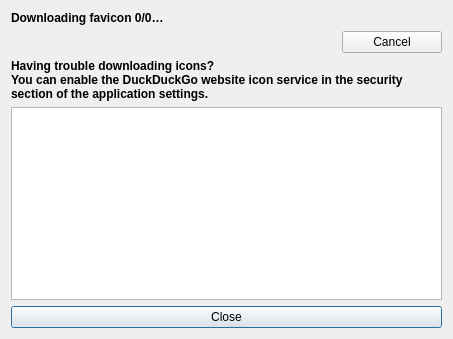
<?xml version="1.0" encoding="UTF-8"?>
<ui version="4.0">
 <class>IconDownloaderDialog</class>
 <widget class="QDialog" name="IconDownloaderDialog">
  <property name="geometry">
   <rect>
    <x>0</x>
    <y>0</y>
    <width>453</width>
    <height>339</height>
   </rect>
  </property>
  <property name="sizePolicy">
   <sizepolicy hsizetype="MinimumExpanding" vsizetype="MinimumExpanding">
    <horstretch>0</horstretch>
    <verstretch>0</verstretch>
   </sizepolicy>
  </property>
  <property name="windowTitle">
   <string>Download Favicons</string>
  </property>
  <layout class="QVBoxLayout" name="verticalLayout">
   <item>
    <widget class="QLabel" name="progressLabel">
     <property name="font">
      <font>
       <weight>75</weight>
       <bold>true</bold>
      </font>
     </property>
     <property name="text">
      <string notr="true">Downloading favicon 0/0…</string>
     </property>
    </widget>
   </item>
   <item>
    <layout class="QHBoxLayout" name="horizontalLayout">
     <property name="sizeConstraint">
      <enum>QLayout::SetDefaultConstraint</enum>
     </property>
     <item>
      <widget class="VaultProgressBar" name="progressBar">
       <property name="value">
        <number>0</number>
       </property>
      </widget>
     </item>
     <item>
      <widget class="VaultButton" name="cancelButton">
       <property name="sizePolicy">
        <sizepolicy hsizetype="MinimumExpanding" vsizetype="Preferred">
         <horstretch>0</horstretch>
         <verstretch>0</verstretch>
        </sizepolicy>
       </property>
       <property name="maximumSize">
        <size>
         <width>100</width>
         <height>16777215</height>
        </size>
       </property>
       <property name="text">
        <string>Cancel</string>
       </property>
      </widget>
     </item>
    </layout>
   </item>
   <item>
    <widget class="QLabel" name="fallbackLabel">
     <property name="font">
      <font>
       <weight>75</weight>
       <italic>false</italic>
       <bold>true</bold>
      </font>
     </property>
     <property name="text">
      <string>Having trouble downloading icons?
You can enable the DuckDuckGo website icon service in the security section of the application settings.</string>
     </property>
     <property name="scaledContents">
      <bool>false</bool>
     </property>
     <property name="alignment">
      <set>Qt::AlignLeading|Qt::AlignLeft|Qt::AlignTop</set>
     </property>
     <property name="wordWrap">
      <bool>true</bool>
     </property>
    </widget>
   </item>
   <item>
    <widget class="QTableView" name="tableView">
     <property name="verticalScrollBarPolicy">
      <enum>Qt::ScrollBarAsNeeded</enum>
     </property>
     <property name="horizontalScrollBarPolicy">
      <enum>Qt::ScrollBarAlwaysOff</enum>
     </property>
     <property name="sizeAdjustPolicy">
      <enum>QAbstractScrollArea::AdjustToContents</enum>
     </property>
     <property name="editTriggers">
      <set>QAbstractItemView::NoEditTriggers</set>
     </property>
     <property name="selectionMode">
      <enum>QAbstractItemView::NoSelection</enum>
     </property>
     <property name="selectionBehavior">
      <enum>QAbstractItemView::SelectRows</enum>
     </property>
     <property name="textElideMode">
      <enum>Qt::ElideNone</enum>
     </property>
     <property name="sortingEnabled">
      <bool>true</bool>
     </property>
     <property name="wordWrap">
      <bool>false</bool>
     </property>
     <attribute name="horizontalHeaderMinimumSectionSize">
      <number>20</number>
     </attribute>
     <attribute name="horizontalHeaderDefaultSectionSize">
      <number>20</number>
     </attribute>
     <attribute name="horizontalHeaderShowSortIndicator" stdset="0">
      <bool>true</bool>
     </attribute>
     <attribute name="horizontalHeaderStretchLastSection">
      <bool>true</bool>
     </attribute>
     <attribute name="verticalHeaderVisible">
      <bool>false</bool>
     </attribute>
    </widget>
   </item>
   <item>
    <widget class="VaultButton" name="closeButton">
     <property name="text">
      <string>Close</string>
     </property>
     <property name="default">
      <bool>true</bool>
     </property>
    </widget>
   </item>
  </layout>
 </widget>
 <layoutdefault spacing="6" margin="11"/>
 <customwidgets>
  <customwidget>
   <class>VaultButton</class>
   <extends>QPushButton</extends>
   <header>gui/vault/VaultControls.h</header>
  </customwidget>
  <customwidget>
   <class>VaultProgressBar</class>
   <extends>QWidget</extends>
   <header>gui/vault/VaultControls.h</header>
  </customwidget>
 </customwidgets>
 <tabstops>
  <tabstop>cancelButton</tabstop>
  <tabstop>tableView</tabstop>
  <tabstop>closeButton</tabstop>
 </tabstops>
 <resources/>
 <connections/>
</ui>
